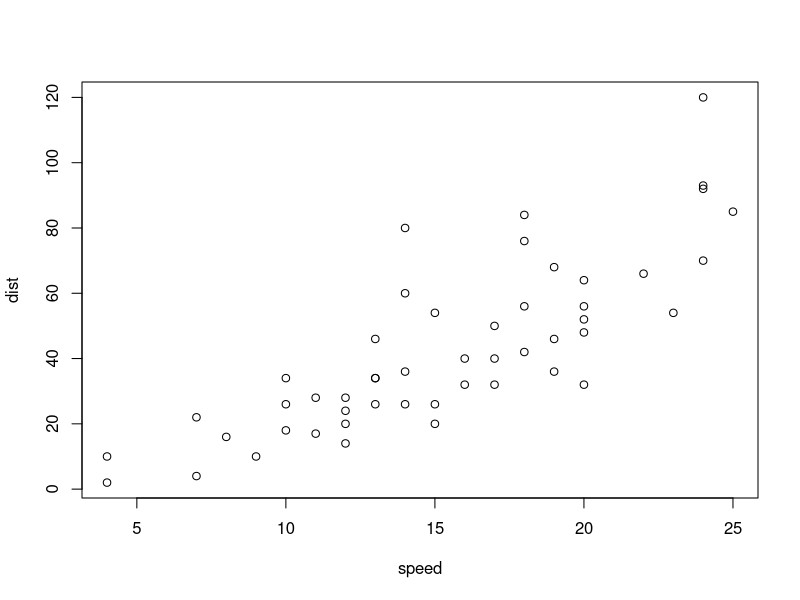
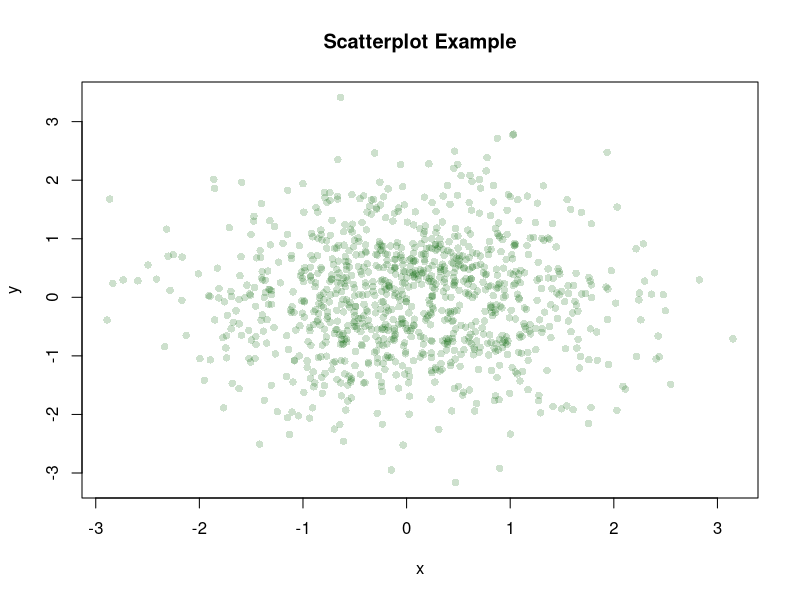

R code for these plots, in order:
## ---- chunk 1
# code comment
plot(cars)
## ---- chunk 2
x <- rnorm(1000)
y <- rnorm(1000) 
plot(x,y, main="Scatterplot Example", col=rgb(0,100,0,50,maxColorValue=255), pch=16)
## ---- chunk 3
?rmarkdown::html_notebook
